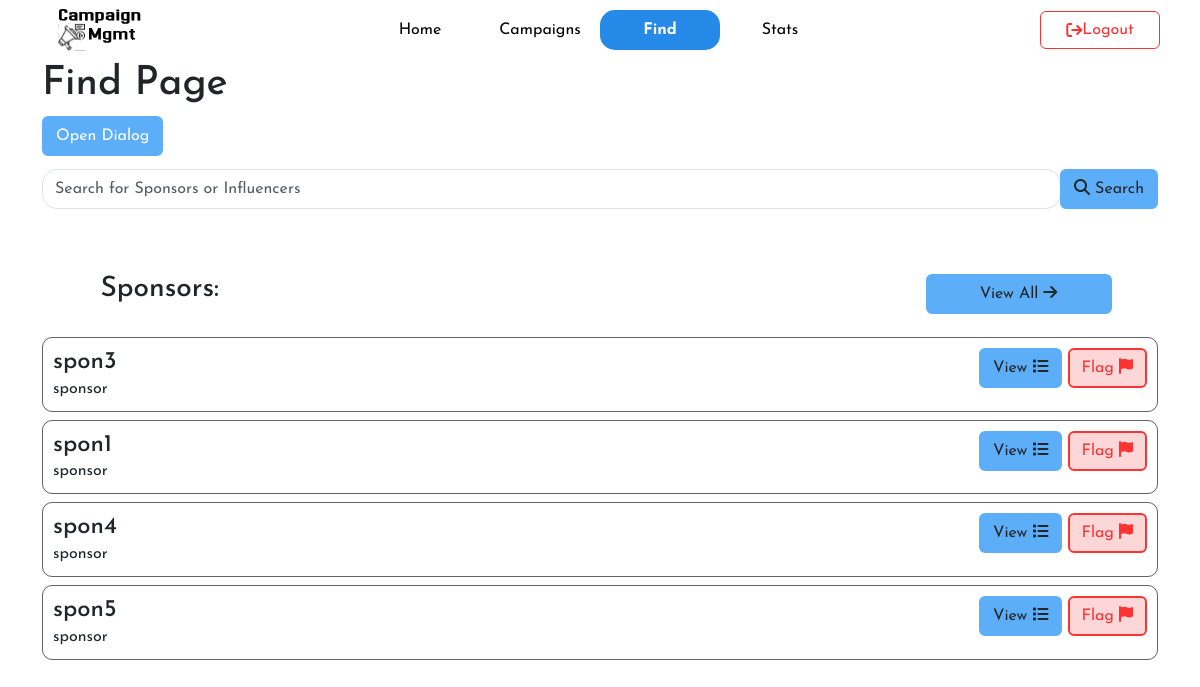
Page /findAll (signed in) on the committed database.
### model.py (models this page shows)
class User(db.Model):
    id = db.Column(db.Integer, primary_key=True, autoincrement=True)
    username = db.Column(db.String(20), unique=True, nullable=False)
    password = db.Column(db.String(256), nullable=False)
    role = db.Column(db.String(10), nullable=False)
    influencer = db.relationship('Influencer', backref='user', uselist=False, cascade='all, delete-orphan')
    sponsor = db.relationship('Sponsor', backref='user', uselist=False, cascade='all, delete-orphan')

### routes_admin.py (the view)
@app.route('/findAll')
@admin_required
def admin_find():
    sponsors=User.query.filter_by(role="sponsor").all()
    influencers=User.query.filter_by(role="influencer").all()
    return render_template('admin/find_admin.html', active='find',sponsors=sponsors,influencers=influencers)

### wrappers.py (called while the page is built)
def login_required(func):
    @wraps(func)
    def wrapper():
        if 'username' not in session:
            flash("You need to login first","danger")
            return redirect(url_for('login'))
        retrieve_user()
        if not user:
            session.clear()
            return redirect(url_for('login'))
        return func()
    return wrapper

def retrieve_user():
    global user
    user = User.query.filter_by(username=session['username']).first()

def admin_required(func):
    @wraps(func)
    @login_required
    def wrapper():
        if user.username != session['username'] or user.role != session['role'] or user.role != 'admin':
            session.clear()
            flash("Not authorized","danger")
            return redirect(url_for('login'))
        return func()
    return wrapper

### templates/admin/find_admin.html (shortened to what this page needs)
{% extends 'layout_inner.html' %}
{% block content %}
<div class="container">
    <h1>Find Page</h1>
    <button id="openDialogBtn" class="btn btn-primary">Open Dialog</button>
</div>
<div class="container">
    <nav class="navbar" style="margin: 5px 0 5px 0;">
        <form action="searchAll" class="form-inline w-100">
            <div class="input-group w-100">
                <input class="form-control" type="search" placeholder="Search for Sponsors or Influencers" aria-label="Search"
                style="border-radius: 15px;"
                 name="searchAll" >
                <div class="input-group-append">
                    <button class="btn text-dark" type="submit"><i class="fa fa-search" aria-hidden="true"></i> Search</button>
                </div>
            </div>
        </form>
    </nav>
    <div class="row center_item" style="margin: 5% 0 2% 0;">
        <h3 class="col-9">Sponsors: </h3>
        <a href="#" class="btn col-2">View All <i class="fa fa-arrow-right" aria-hidden="true"></i></a>
    </div>
    {% for spon in sponsors %}
    <div class="cust_card">
        <div class="cust_card_body" style="width: 50%;">
            <h4 class="card-title">{{spon.username}}</h4>
            <p class="card-text">{{spon.role}}</p>
        </div>
        <div class="cust_card_body_right center-item">
            <a href="" class="btn">View <i class="fa fa-list" aria-hidden="true"></i></a>
            <a href="#" class="btn btn_red">Flag <i class="fa fa-flag" aria-hidden="true"></i></a>
        </div>
    </div>
    {% endfor %}
</div>
{% endblock %}

### templates/layout_inner.html (shortened to what this page needs)
<!DOCTYPE html>
<html lang="en">
  <head>
    <link href="https://cdn.jsdelivr.net/npm/bootstrap@5.3.3/dist/css/bootstrap.min.css" rel="stylesheet" />
    <link rel="stylesheet" href="https://cdnjs.cloudflare.com/ajax/libs/font-awesome/6.5.2/css/all.min.css" />
    <link rel="stylesheet" type="text/css" href="../static/universal_styles.css">
  </head>
  <body>
    <nav class="navbar navbar-expand-lg" style="padding:0px;">
      <div class="grid_container">
        <a class="navbar-brand center_item" href="#" style="margin:0;">
            <img src="../static/icon.svg" alt="Campaign Mgmt" >
        </a>
        <div class="collapse navbar-collapse center_item" id="navbarNavDropdown">
          <ul class="navbar-nav">
            <li class="nav-item {% if active == 'home' %}highlight{% endif %}">
              <a class="nav-link center_item" href="/">Home</a>
            </li>
            <li class="nav-item {% if active == 'campaigns' %}highlight{% endif %}">
              <a class="nav-link center_item" href="/campaigns">Campaigns</a>
            </li>
            <li class="nav-item {% if active == 'find' %}highlight{% endif %}">
              <a class="nav-link center_item" href="/find">Find</a>
            </li>
            <li class="nav-item {% if active == 'stats' %}highlight{% endif %}">
              <a class="nav-link center_item" href="/stats">Stats</a>
            </li>
          </ul>
        </div>
        <div class="center_item">
          <form action="{{url_for("logout")}}">
            <button type="submit" class="btn center_item logout_btn" style="width: 10vw">
              <i class="fa-solid fa-arrow-right-from-bracket"></i>
              Logout
          </button>
        </form>
        </div>
      </div>
    </nav>
    {% block content %}
    {% endblock %}
  </body>
</html>

### static/universal_styles.css (style rules this page uses)
.center_item { display: flex; align-items: center; justify-content: center; }
.btn { background-color: #5daef8; border: 2px solid #5daef8; }
.btn_red { background-color: #fcbdbd98; border: 2px solid #fb3333; color:#fb3333 }
html, body { font-family: "Josefin Sans", sans-serif; font-optical-sizing: auto; }
nav { background-color: white; }
.navbar-brand > img { width: 110px; height: 50px; border-radius: 5px; padding-left: 10px; padding-right: 10px; cursor: none; }
.grid_container { width: 100%; display: grid; grid-template-columns: 1fr 4fr 1fr; }
a.nav-link { width: 10vw; color: black !important; background-color: transparent; }
.cust_card { border: 1px solid rgba(0, 0, 0, 0.614); border-radius: 10px; padding: 10px; display: flex !important; flex-direction: row; width: 100% !important; margin: 5px 0 8px 0 }
.cust_card_body { flex-grow: 1; }
.cust_card_body_right { margin-left:auto }

### templates/layout_inner.html (style rules this page uses)
.highlight { background-color: #2489e7; font-weight: bolder; border-radius: 15px; }
.highlight > a.nav-link { color: white !important; }
.logout_btn { background-color: white; color:#fb3333; border: 1px solid #fb3333 !important; }

### rows in the picture
User: username "spon3", role "sponsor"
User: username "spon1", role "sponsor"
User: username "spon4", role "sponsor"
User: username "spon5", role "sponsor"
